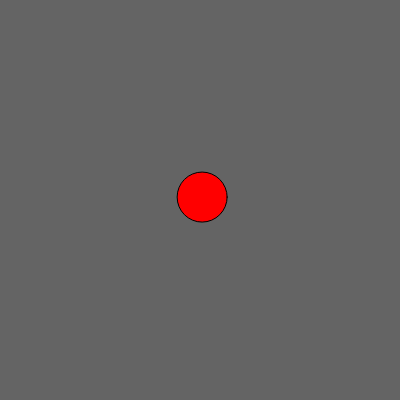
Frame 1 (no input)
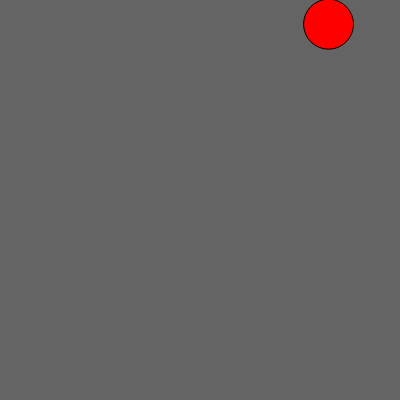
Frame 60 (no input)
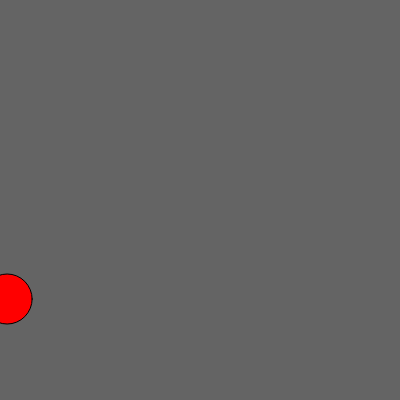
Frame 120 (the mouse pressed at the canvas centre since frame 60)

The p5.js sketch that drew these frames (run headless with seeded random() and noise() and a simulated clock; from frame 60 on, the mouse is pressed at the canvas centre):

// p5.js sketch
// ── sketch.js
//https://github.com/stavrosdidakis/DAT-GAD-405_2017
//https://p5js.org

//DAT405 / GAD405
//07_Bouncing Ball Exercise (Template)
//For this exercise make sure that the ellipse does not
//appear from the other side, but rather bounds back from the edges
//When it bounces back, it also changes a random color

//Setup of variables
let x;
let y;
let speedX;
let speedY;

function setup(){
  createCanvas(400, 400);
  x = width/2;
  y = height/2;
  //Randomize speedX and SpeedY
  //Positive means the ellipse moves forward,
  //and negative it moves backwards
  speedX = random(-5., 5.);
  speedY = random(-5., 5.);
}

function draw(){
  background(100);

  //For a new frame accumulate a new value to x and y
  //based on the random speedX and speedY
  x += speedX;
  y += speedY;

  //If ellipse goes off screen (right side of canvas),
  //then reset position to 0 (aappears from the left)
  if (x>425) x = -25;
  //If ellipse goes off screen (left side of canvas),
  //then reset position to 400 (appears from the right)
  if (x<-25) x = 425;
  //Same applies here, but for the y coordinates
  if (y>425) y = -25;
  if (y<-25) y = 425;

  fill(255, 0, 0);
  ellipse(x, y, 50, 50);
}
